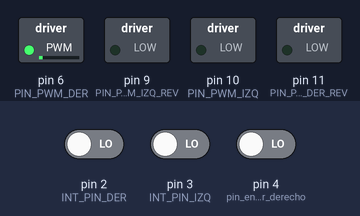
This sketch was run on a simulated Arduino Uno, built with avr-gcc and run on an emulated ATmega328P. On the bench: switched loads named in the sketch (green lamp = pin HIGH). The test bench sets the inputs (shaded band); at power-on: pin 3 (INT_PIN_IZQ) LOW, pin 2 (INT_PIN_DER) LOW, pin 4 (pin_encoder_derecho) LOW. What the sketch prints to the serial monitor is not drawn.

Above: at 0.15 s.
At 1.2 s:
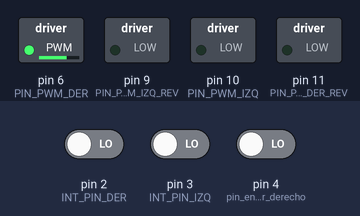
1.3 s: pin 3 (INT_PIN_IZQ) driven HIGH
At 2.2 s:
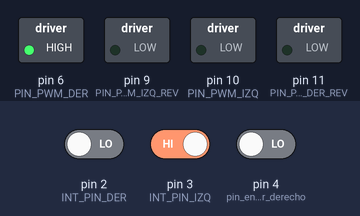
Timing chart, 0 to 4.3 s (numbered marks = the images above; inputs shaded):
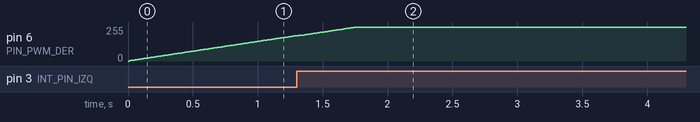

The sketch:

test_motores_rover.ino
```cpp
// define IO pins
#define INT_PIN_DER    2  // D2 pin for external interrupt 0
#define INT_PIN_IZQ    3  // D3 pin for external interrupt 1

#define PIN_PWM_IZQ_REV     9
#define     PIN_PWM_IZQ    10
#define PIN_PWM_DER_REV    11
#define     PIN_PWM_DER     6

#define        MAX_TIME 10000.0
#define        pin_encoder_derecho    4    //al blanco del encoder derecho
#define        pin_encoder_izquierdo  5    //al blanco del encoder izquierdo
#define        max_aceleracion        0.05

// define global variables here

float Dt[2][2]{{MAX_TIME,MAX_TIME},{MAX_TIME,MAX_TIME}}; //incrementos de tiempo el primer indice para izquierd (0) y derecha (0). El segundo para el anterior incremento en tiempo y calcular la aceleracion

int ms;

boolean lapso;

long tiempo_ultimo_pulso[2]={-1*MAX_TIME,-1*MAX_TIME};

float vel[2] = {0,0}; //vel[0] =izquierda; vel[1] =derecha
float vel_real[2]={0,0}; //vel_real[0] =izquierda; vel_real[1] =derecha

int pwm[2]={0,0};//pwm[0] =izquierda; pwm[1] =derecha

int direccionMotor[2]={1,1};

int contadorLapsos;

float VELOCIDAD = 100;
float     CURVA = 0;

int contadorLapsos_demo;
//*********************************************
void setup()
{
  pinMode(PIN_PWM_IZQ,OUTPUT);
  pinMode(PIN_PWM_IZQ_REV,OUTPUT);
  pinMode(PIN_PWM_DER,OUTPUT);
  pinMode(PIN_PWM_DER_REV,OUTPUT);

  pinMode(pin_encoder_izquierdo, INPUT);
  pinMode(pin_encoder_derecho, INPUT);

  attachInterrupt(0, IntEncoderIzq, RISING);//RISING
  attachInterrupt(1, IntEncoderDer, RISING);//RISING

  Serial.begin(115200);
  Serial.println("Inicio");


//---------------------------------------------- Set PWM frequency for D5 & D6 -------------------------------

//TCCR0B = TCCR0B & B11111000 | B00000001;    // set timer 0 divisor to     1 for PWM frequency of 62500.00 Hz
//TCCR0B = TCCR0B & B11111000 | B00000010;    // set timer 0 divisor to     8 for PWM frequency of  7812.50 Hz
//TCCR0B = TCCR0B & B11111000 | B00000011;    // set timer 0 divisor to    64 for PWM frequency of   976.56 Hz (The DEFAULT)
TCCR0B = TCCR0B & B11111000 | B00000100;    // set timer 0 divisor to   256 for PWM frequency of   244.14 Hz
//TCCR0B = TCCR0B & B11111000 | B00000101;    // set timer 0 divisor to  1024 for PWM frequency of    61.04 Hz


//---------------------------------------------- Set PWM frequency for D9 & D10 ------------------------------

//TCCR1B = TCCR1B & B11111000 | B00000001;    // set timer 1 divisor to     1 for PWM frequency of 31372.55 Hz
//TCCR1B = TCCR1B & B11111000 | B00000010;    // set timer 1 divisor to     8 for PWM frequency of  3921.16 Hz
//TCCR1B = TCCR1B & B11111000 | B00000011;    // set timer 1 divisor to    64 for PWM frequency of   490.20 Hz (The DEFAULT)
TCCR1B = TCCR1B & B11111000 | B00000100;    // set timer 1 divisor to   256 for PWM frequency of   122.55 Hz
//TCCR1B = TCCR1B & B11111000 | B00000101;    // set timer 1 divisor to  1024 for PWM frequency of    30.64 Hz

//---------------------------------------------- Set PWM frequency for D3 & D11 ------------------------------

//TCCR2B = TCCR2B & B11111000 | B00000001;    // set timer 2 divisor to     1 for PWM frequency of 31372.55 Hz
//TCCR2B = TCCR2B & B11111000 | B00000010;    // set timer 2 divisor to     8 for PWM frequency of  3921.16 Hz
//TCCR2B = TCCR2B & B11111000 | B00000011;    // set timer 2 divisor to    32 for PWM frequency of   980.39 Hz
//TCCR2B = TCCR2B & B11111000 | B00000100;    // set timer 2 divisor to    64 for PWM frequency of   490.20 Hz (The DEFAULT)
//TCCR2B = TCCR2B & B11111000 | B00000101;    // set timer 2 divisor to   128 for PWM frequency of   245.10 Hz
TCCR2B = TCCR2B & B11111000 | B00000110;    // set timer 2 divisor to   256 for PWM frequency of   122.55 Hz
//TCCR2B = TCCR2B & B11111000 | B00000111;    // set timer 2 divisor to  1024 for PWM frequency of    30.64 Hz


}


//*********************************************
void loop(){

      int i = 1;

      vel[i] = 0.7;

      vel_real[i] = VelocidadEncoder(i);

      if(vel_real[i]<vel[i] && aceleracion(i)<max_aceleracion){
        pwm[i]++;
      }
      else if(vel[i] <vel_real[i] && aceleracion(i)>-1*max_aceleracion){
        pwm[i]--;
      }
      if(pwm[i] >255){
        pwm[i]=255;
      }
      else if(pwm[i] <-255){
        pwm[i]=-255;
      }


    //

    if(pwm[0]<0){
      analogWrite(PIN_PWM_IZQ,0);
      analogWrite(PIN_PWM_IZQ_REV,abs(pwm[0]));
    }
    else if(pwm[0]>0){
      analogWrite(PIN_PWM_IZQ_REV,0);
      analogWrite(PIN_PWM_IZQ,pwm[0]);
    }
    else{
      analogWrite(PIN_PWM_IZQ,0);
      analogWrite(PIN_PWM_IZQ_REV,0);
    }

    if(pwm[1]<0){
      analogWrite(PIN_PWM_DER,0);
      analogWrite(PIN_PWM_DER_REV,abs(pwm[1]));
    }
    else if(pwm[1]>0){
      analogWrite(PIN_PWM_DER_REV,0);
      analogWrite(PIN_PWM_DER,pwm[1]);
    }
    else{
      analogWrite(PIN_PWM_DER,0);
      analogWrite(PIN_PWM_DER_REV,0);
    }

    Serial.print(pwm[1]);
    aceleracion(i);
    VelocidadEncoder(i);

}


//**********************************************


float aceleracion(int i){
  Serial.print("a: ");
  Serial.println((1.0/Dt[i][1]-1.0/Dt[i][0])/Dt[i][1],10);
  Serial.println("--------------------");

  return (1.0/Dt[i][1]-1.0/Dt[i][0])/Dt[i][1];
}

//**********************************************
float VelocidadEncoder(int i){

  int direccion=-1;
  if(direccionMotor[i]){
    direccion = 1;
  }


  if((micros()-tiempo_ultimo_pulso[i])>MAX_TIME)
    return 0;
  else{
    Serial.print("v: ");
    Serial.println(direccion * (1.0/Dt[i][1]),10);
    Serial.println("--------------------");

    return direccion * (1.0/Dt[i][1]);
  }
}

//**********************************************
//Lectura del encoder izquierdo
void IntEncoderIzq()
{
  direccionMotor[0]=digitalRead(pin_encoder_izquierdo);
  Dt[0][0] = Dt[0][1];
  Dt[0][1]=(micros()-tiempo_ultimo_pulso[0]) / 1000;                               // time between last state change and this state change
  tiempo_ultimo_pulso[0]=micros();  // update tiempo_ultimo_pulso[0] with time of most recent state change
}


//Lectura del encoder derecho
void IntEncoderDer()
{
  direccionMotor[1]=digitalRead(pin_encoder_derecho) ;
  Dt[1][0] = Dt[1][1];
  Dt[1][1]=(micros()-tiempo_ultimo_pulso[1]) / 1000;                               // time between last state change and this state change
  tiempo_ultimo_pulso[1]=micros();  // update tiempo_ultimo_pulso[0] with time of most recent state change
}
```
